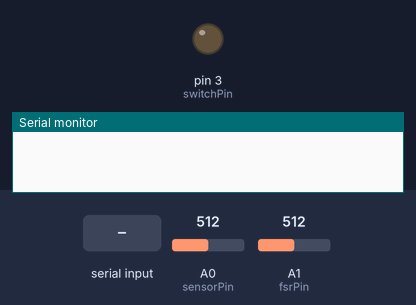
A sketch run on a simulated Arduino Uno, built with avr-gcc and run on an emulated ATmega328P. Shown: output pins drawn as LEDs (lit = HIGH), the last lines printed to the serial monitor. Inputs (shaded band) come from the test bench; at power-on: A0 (sensorPin) = 512, A1 (fsrPin) = 512.

Above: at 1.2 s.
1.3 s: A0 (sensorPin) set to 489
2.8 s: A0 (sensorPin) set to 467
At 3.8 s:
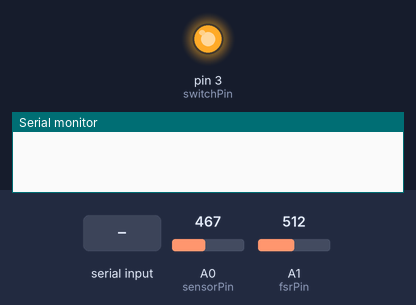
4.3 s: "c" received over Serial
At 5.0 s:
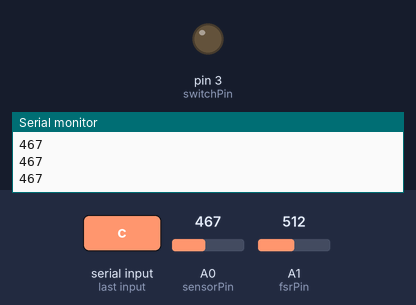
5.8 s: "1" received over Serial
At 6.2 s:
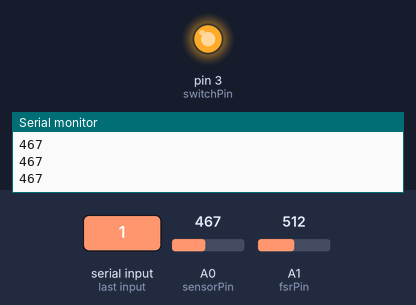
Timing chart, 0 to 8.3 s (numbered marks = the images above; inputs shaded):
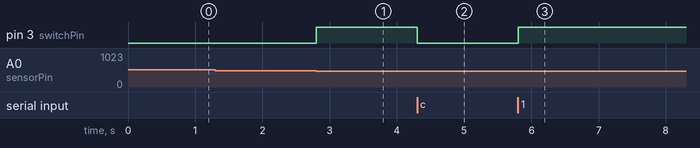

Measured:
- the behaviour switches between 483 and 482 on A0 (sensorPin) (found by bisection; images 0 and 1)
- after the input at 1.3 s, every drawn part: stays the same
- after the input at 2.8 s, pin 3 (switchPin): LOW → HIGH at once
- after the input at 4.3 s, pin 3 (switchPin): HIGH → LOW at once
- after the input at 5.8 s, pin 3 (switchPin): LOW → HIGH at once

The sketch:

StopReactionForce.ino
```cpp
// FOR STOP REACTION TESTING PURPOSES ONLY
// DO NOT USE FOR COMPETITION

// To store the current mode of the experiment given by the Java program.
// Not really necessary but the program is expecting it.
char mode;

// To store photsensor reading.
int sensorReading;
// Store the analog reading from the FSR resistor divider
int fsrReading;

// Pin for transistor switch for transmitting HIGH or LOW to turn on or off the circuit.
// This is not really needed for experimentation but could be attached to an LED in place
// of the chemical battery to give a visible and physical notification that the stop reaction is finished.
int switchPin = 3;

// Pin for receiving photosensor readings. pin a0
int sensorPin = 0;
// The FSR and 10K pulldown are connected to pin a1
int fsrPin = 1;

// To store LIGHT threshold.
int lightThres = 0;
//To store FORCE threshold
int forceThres = 700;

boolean start;

void setup()
{
  // Put your setup code here, to run once:

  // Setting up switch pin to send signal == OUTPUT.
  pinMode(switchPin, OUTPUT);

  // Open up usb port connection at a data rate of 9600 baud
  Serial.begin(9600);


}

void loop() {
  // Put your main code here, to run repeatedly:

  // Check if any data is coming through the usb port.
  // Not really necessary but the old java program expects it.
  if (Serial.available() > 0)
  {

    mode = Serial.read();

    if (mode == 'c')
    {

      Serial.println("A");
    }

  }

  // Get the reading from the photosensor.
  sensorReading = analogRead(sensorPin);
  //Get reading from force sensor.
  fsrReading = analogRead(fsrPin);
  //Show force sensor reading in Java code

  switch (mode)
  {
    // For testing mode.
  case 'c':
      digitalWrite(switchPin, LOW);
      if (fsrReading >= forceThres)
      {
        Serial.println(-50);
        start = true;
      }
      if (start = true)
      {
        Serial.println(sensorReading);
      }
      break;

  // Default to competition mode if not connected to a computer.
  default:

    // Set the threshold if threshold is set.
      if (lightThres == 0)
      {
        lightThres = sensorReading - 30;
      }

    // Turn on the circuit to the chemical battery or testing LED.
    if (fsrReading >= forceThres){
      digitalWrite(switchPin, LOW);
    }
    // If sensorReading is below or equal to the threshold, turn off the circuit.
      if (sensorReading <= lightThres)
      {
        // Turn of the circuit to the chemical battery or testing LED.
        digitalWrite(switchPin, HIGH);
      }
      break;
  }

}
```
